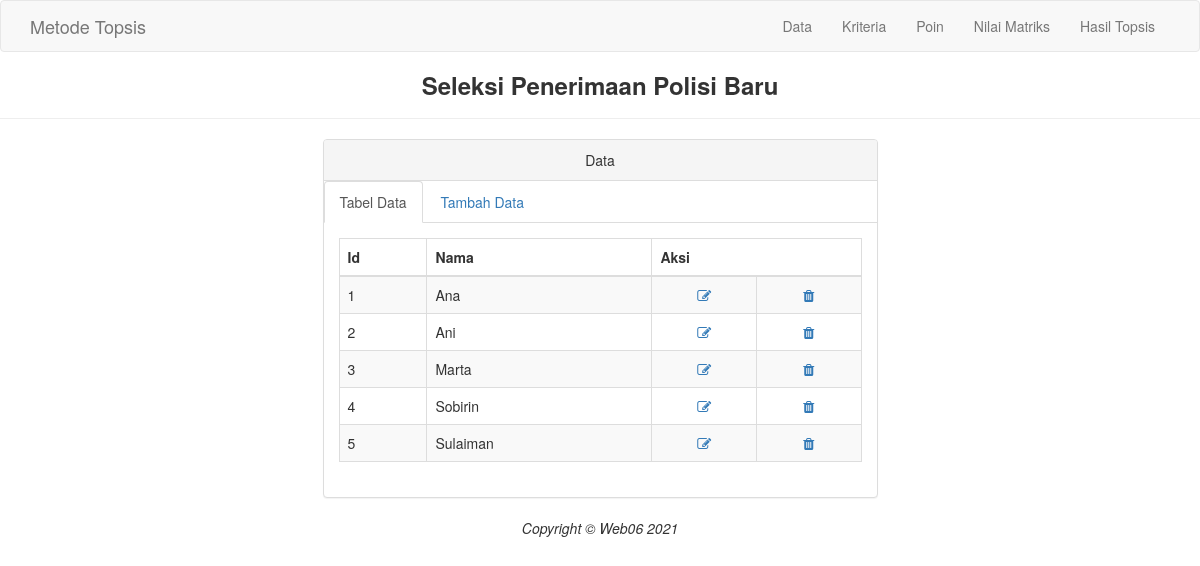
The app's page /data.php with its own data.
### tables this page shows
CREATE TABLE `tab_alternatif` (
  `id_alternatif` varchar(10) NOT NULL,
  `nama_alternatif` varchar(50) NOT NULL
);

### data.php (the view, shortened to what this page needs)
<?php
include ("functions.php");
 ?>
<!DOCTYPE html>
<html>
  <head>
    <link href="tampilan/css/bootstrap.min.css" rel="stylesheet">
    <link href="tampilan/font-awesome/css/font-awesome.min.css" rel="stylesheet" type="text/css">
  </head>
  <body>
    <nav class="navbar navbar-default navbar-custom">
      <div class="container">
        <div class="navbar-header">
          <a class="navbar-brand" href="data.php">Metode Topsis</a>
        </div>
        <div class="collapse navbar-collapse">
          <ul class="nav navbar-nav navbar-right">
            <li>
              <a href="data.php">Data</a>
            </li>
            <li>
              <a href="kriteria.php">Kriteria</a>
            </li>
            <li>
              <a href="poin.php">Poin</a>
            </li>
            <li>
              <a href="nilmat.php">Nilai Matriks</a>
            </li>
            <li>
              <a href="hastop.php">Hasil Topsis</a>
            </li>
          </ul>
        </div>
      </div>
    </nav>
    <h3 class="text-center" style="font-weight: bold;">Seleksi Penerimaan Polisi Baru</h3>
    <hr>
    <div class="container">
      <div class="row">
        <div class="col-lg-6 col-lg-offset-3">
            <div class="panel panel-default">
                <div class="panel-heading text-center">
                    Data
                </div>
                <ul class="nav nav-tabs">
                    <li class="active">
                      <a href="data.php" data-toggle="tab">Tabel Data</a>
                    </li>
                    <li>
                      <a href="datatambah.php" data-toggle="tab">Tambah Data</a>
                    </li>
                </ul>
                <div class="panel-body">
                    <div class="tab-content">
                      <div class="">
                        <table class="table table-striped table-bordered table-hover">
                          <thead >
                            <tr>
                              <th>Id</th>
                              <th>Nama</th>
                              <th colspan="2">Aksi</th>
                            </tr>
                          </thead>
                          <tbody>
                            <?php
                            $sql = $koneksi->query('SELECT * FROM tab_alternatif');
                            while ($row = $sql->fetch_array()) {
                            ?>
                            <tr>
                              <td><?php echo $row[0] ?></td>
                              <td><?php echo $row[1] ?></td>
                              <td align="center"><a href="editdata.php?id_alternatif=<?php echo $row['id_alternatif'] ?>"><i class="fa fa-edit fa-fw"></i> </td>
                              <td align="center"><a href="hapusdata.php?id_alternatif=<?php echo $row['id_alternatif'] ?>"><i class="fa fa-trash fa-fw"></i> </td>
                            </tr>
                            <?php } ?>
                          </tbody>
                        </table>
                      </div>
                    </div>
                </div>
            </div>
        </div>
      </div>
    </div>
    <footer class="text-center">
      <div class="footer-below">
        <div class="container">
          <div class="row">
            <div class="col-lg-12">
              <em>Copyright &copy; Web06 <?= date('Y'); ?></em>
            </div>
          </div>
        </div>
      </div>
    </footer>
  </body>
</html>

### records on screen
tab_alternatif: id_alternatif "1", nama_alternatif "Ana"
tab_alternatif: id_alternatif "2", nama_alternatif "Ani"
tab_alternatif: id_alternatif "3", nama_alternatif "Marta"
tab_alternatif: id_alternatif "4", nama_alternatif "Sobirin"
tab_alternatif: id_alternatif "5", nama_alternatif "Sulaiman"
